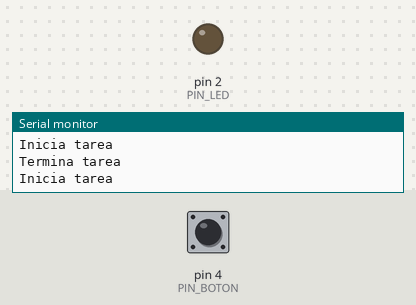
The sketch below on a simulated Arduino Uno, built with avr-gcc and run on an emulated ATmega328P. Parts: output pins drawn as LEDs (lit = HIGH), the last lines printed to the serial monitor. Inputs (shaded band) come from the test bench; at power-on: pin 4 (PIN_BOTON) LOW.

Above: at 2.8 s.
2.9 s: pin 4 (PIN_BOTON) pulled HIGH for 1.2 s
At 6.4 s:
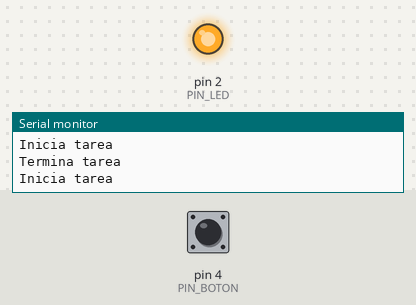
7.5 s: pin 4 (PIN_BOTON) pulled HIGH for 3.2 s
At 13.3 s:
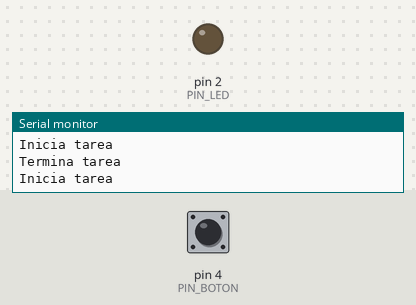
Timing chart, 0 to 14.8 s (numbered marks = the images above; inputs shaded):
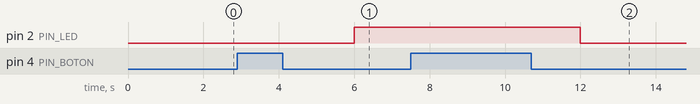

Measured:
- after the input at 2.9 s, pin 2 (PIN_LED): LOW → HIGH after 3.1 s
- after the input at 7.5 s, pin 2 (PIN_LED): HIGH → LOW after 4.5 s

The sketch:

botonLedSinInt.ino
```cpp
/*
* botonLedSinInt.ino
*
* Este programa hace que el led de status del microcontrolador
* ESP32 DEVKIT DOIT de 30 pines o un LED conectado al pin 2,
* cambie de estado (de apagado a prendido o viceversa) cada
* vez que se presiona el interruptor de botón.
*
* Uno de los polos del interruptor de botón está conectado
* al pin 4 y el otro al pin 3.3V. Hay una resistencia de
* 10 KOhm entre tierra y el pin 4.
*
* Entre checadas del estado del boton, suponemos que el
* microcontrolador ESP32 realiza una tarea que le lleva
* TIEMPO_TAREA ms. Durante ese tiempo si el usuario presiona
* el boton, no es detectado por el microcontrolador ESP32.
*
* No usa la funcion delay(). En lugar de ello utiliza la
* biblioteca NoDelay. Esto permite que otro codigo ejecute al
* mismo tiempo que se encuentra en el periodo de espera.
*
* Este programa utiliza la biblioteca Bounce2 para eliminar
* el ruido en la conmutación de los interruptores
*/
#include <NoDelay.h>
#include <Bounce2.h>
// Pin a la que esta conectado el interruptor, GPIO4
const unsigned int PIN_BOTON = 4;
// Pin a la que esta conectado el LED, GPIO2
const unsigned int PIN_LED = 2;
// Duracion en ms de la tarea que ejecuta el Microcontrolador ESP32
const long TIEMPO_TAREA = 1000;
// Estado actual del pin del LED
int estadoLed = LOW;
// Velocidad de transmisión del puerto serie
const unsigned int BAUD_RATE = 115200;
// Crea una instancia de la clase noDelay
// que determina si han transcurrido TIEMPO_TAREA ms
noDelay pausa(TIEMPO_TAREA);
// Crea una instancia de la clase Bounce
Bounce debouncer = Bounce();
void setup() {
// Establece el pin PIN_LED (GPIO2) como de salida.
pinMode(PIN_LED,OUTPUT);
// Establece el pin PIN_BOTON (GPIO4) como de entrada.
pinMode(PIN_BOTON, INPUT);
// Establece el interruptor de boton al que se le
// eliminara el ruido
debouncer.attach(PIN_BOTON);
// Establece el intervalo (en ms) de espera para eliminar
// el ruido
debouncer.interval(25);
// Establece la velocidad de transmisión del puerto serie al
// valor BAUD_RATE
Serial.begin(BAUD_RATE);
digitalWrite(PIN_LED, estadoLed);
Serial.println("Inicia tarea");
}
void loop() {
// Verifica si ss termino de ejecutar la tarea
if (pausa.update()) {
Serial.println("Termina tarea");
// Actualiza el estadoBoton de la instancia del objeto Bounce
debouncer.update();
// Cambia el estado del led solo si el estado del boton
// cambio de HIGH a LOW
if (debouncer.fell()) {
estadoLed = !estadoLed;
digitalWrite(PIN_LED, estadoLed);
}
Serial.println("Inicia tarea");
}
}
```
